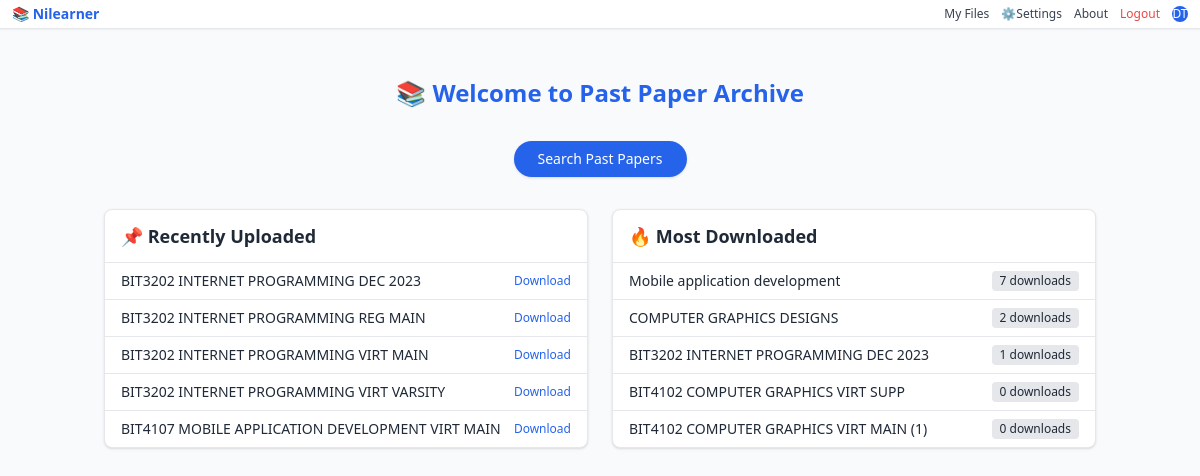
Screenshot of /home/ (signed in) with the database file from the repository.
### papers/models.py (models this page shows, shortened)
class PastPaper(models.Model):
    SEMESTER_CHOICES = [
        ('Fall', 'Fall'),
        ('Spring', 'Spring'),
        ('Summer', 'Summer'),
    ]
    DEPARTMENT_CHOICES = [
        ('Computer Science', 'Computer Science'),
        ('Mathematics', 'Mathematics'),
        ('Physics', 'Physics'),
        ('Chemistry', 'Chemistry'),
        ('Biology', 'Biology'),
        ('Engineering', 'Engineering'),
        ('Business', 'Business'),
    ]
    title = models.CharField(max_length=200)
    course_code = models.CharField(max_length=20)
    department = models.CharField(max_length=100, choices=DEPARTMENT_CHOICES)
    year = models.IntegerField()
    semester = models.CharField(max_length=10, choices=SEMESTER_CHOICES)
    file = models.FileField(upload_to=user_profile_image_path)
    user = models.ForeignKey(User, on_delete=models.CASCADE)
    uploaded_at = models.DateTimeField(auto_now_add=True)
    download_count = models.PositiveIntegerField(default=0)
    class Meta:
        ordering = ['-uploaded_at']
        unique_together = ['title', 'course_code', 'year', 'semester']
        verbose_name = 'Past Paper'
        verbose_name_plural = 'Past Papers'

### papers/views.py (the view)
# urls.py: path('home/', views.home, name='home'),
@login_required
def home(request):
    recent_papers = PastPaper.objects.order_by('-uploaded_at')[:5]
    popular_papers = PastPaper.objects.order_by('-download_count')[:5]
    return render(request, 'home.html', {
        'recent_papers': recent_papers,
        'popular_papers': popular_papers
    })

### papers/templates/home.html (shortened to what this page needs)
{% extends 'base.html' %}
{% block content %}
<div class="container mx-auto px-4 py-8 text-gray-800 dark:text-gray-200 space-y-8">
    <h2 class="text-2xl font-bold text-center text-blue-600 dark:text-blue-400">
        📚 Welcome to Past Paper Archive
    </h2>
    <div class="flex justify-center">
        <a href="{% url 'view_papers' %}"
           class="inline-flex items-center bg-blue-600 hover:bg-blue-700 text-white px-6 py-2 rounded-full text-sm shadow transition-all duration-200">
            Search Past Papers
        </a>
    </div>
    <div class="grid grid-cols-1 md:grid-cols-2 gap-6">
        <div class="bg-white dark:bg-gray-800 rounded-lg shadow border border-gray-200 dark:border-gray-700">
            <h3 class="text-lg font-semibold px-4 py-3 border-b border-gray-200 dark:border-gray-700">
                📌 Recently Uploaded
            </h3>
            <ul class="divide-y divide-gray-200 dark:divide-gray-700">
                {% for paper in recent_papers %}
                    <li class="flex justify-between items-center px-4 py-2 hover:bg-gray-50 dark:hover:bg-gray-700 text-sm">
                        <span class="truncate">{{ paper.title }}</span>
                        <a href="{% url 'download_paper' paper.id %}"
                           class="text-blue-600 dark:text-blue-400 hover:underline text-xs">
                           Download
                        </a>
                    </li>
                {% empty %}
                    <li class="px-4 py-2 text-gray-400 text-sm">No recent papers found.</li>
                {% endfor %}
            </ul>
        </div>
        <div class="bg-white dark:bg-gray-800 rounded-lg shadow border border-gray-200 dark:border-gray-700">
            <h3 class="text-lg font-semibold px-4 py-3 border-b border-gray-200 dark:border-gray-700">
                🔥 Most Downloaded
            </h3>
            <ul class="divide-y divide-gray-200 dark:divide-gray-700">
                {% for paper in popular_papers %}
                    <li class="flex justify-between items-center px-4 py-2 hover:bg-gray-50 dark:hover:bg-gray-700 text-sm">
                        <span class="truncate">{{ paper.title }}</span>
                        <span class="text-xs bg-gray-200 dark:bg-gray-600 px-2 py-0.5 rounded">
                            {{ paper.download_count }} downloads
                        </span>
                    </li>
                {% empty %}
                    <li class="px-4 py-2 text-gray-400 text-sm">No data available.</li>
                {% endfor %}
            </ul>
        </div>
    </div>
</div>
{% endblock %}

### papers/templates/base.html (shortened to what this page needs)
{% load i18n %}
<!DOCTYPE html>
{% get_current_language as LANGUAGE_CODE %}
<html lang="{{ LANGUAGE_CODE }}" class="">
<head>
    <script src="https://cdn.tailwindcss.com"></script>
</head>
<body class="bg-gray-50 font-sans text-gray-800 text-sm dark:bg-gray-900 dark:text-gray-100 min-h-screen">
    <nav class="bg-white dark:bg-gray-800 border-b shadow-sm sticky top-0 z-50">
        <div class="max-w-7xl mx-auto px-3 py-1 flex justify-between items-center">
            <a href="{% url 'home' %}" class="text-sm font-bold text-blue-600 dark:text-blue-400">📚 {% trans "Nilearner" %}</a>
            <div class="flex items-center gap-3 text-xs">
                {% if user.is_authenticated %}
                    <a href="{% url 'my_files' %}" class="text-gray-700 dark:text-gray-200 hover:text-blue-600">{% trans "My Files" %}</a>
                    <div class="relative" id="settingsMenu">
                        <button id="settingsButton" class="flex items-center space-x-1 text-gray-700 dark:text-gray-200 hover:text-blue-600 focus:outline-none">
                            ⚙️ <span>{% trans "Settings" %}</span>
                        </button>
                    </div>
                    <a href="{% url 'about' %}" class="text-gray-700 dark:text-gray-200 hover:text-blue-600">{% trans "About" %}</a>
                    <form method="POST" action="{% url 'logout' %}" class="inline">
                        <button type="submit" class="text-red-500 hover:text-red-600">{% trans "Logout" %}</button>
                    </form>
                    <div class="relative group">
                        <a href="{% url 'account_manager' %}" class="flex items-center justify-center w-4 h-4 rounded-full bg-blue-600 text-white font-sans">
                            {% if user.profile.profile_image %}
                                <img src="{{ user.profile.profile_image.url }}" alt="Profile" class="w-4 h-4 rounded-full object-cover">
                            {% else %}
                                {{ user.first_name|default:user.username|slice:":1" }}{{ user.last_name|slice:":1" }}
                            {% endif %}
                        </a>
                    </div>
                {% endif %}
            </div>
        </div>
    </nav>
    <main class="max-w-6xl mx-auto px-3 py-4">
        {% block content %}{% endblock %}
    </main>
</body>
</html>

### rows the page displays
PastPaper: title "BIT3202 INTERNET PROGRAMMING DEC 2023", download_count "1"
PastPaper: title "BIT3202 INTERNET PROGRAMMING REG MAIN"
PastPaper: title "BIT3202 INTERNET PROGRAMMING VIRT MAIN"
PastPaper: title "BIT3202 INTERNET PROGRAMMING VIRT VARSITY"
PastPaper: title "BIT4107 MOBILE APPLICATION DEVELOPMENT VIRT MAIN"
PastPaper: title "Mobile application development", download_count "7"
PastPaper: title "COMPUTER GRAPHICS DESIGNS", download_count "2"
PastPaper: title "BIT4102 COMPUTER GRAPHICS VIRT SUPP", download_count "0"
PastPaper: title "BIT4102 COMPUTER GRAPHICS VIRT MAIN (1)", download_count "0"

### other values shown
{{ user.first_name|default:user.username|slice:":1" }} "D"
{{ user.last_name|slice:":1" }} "T"
